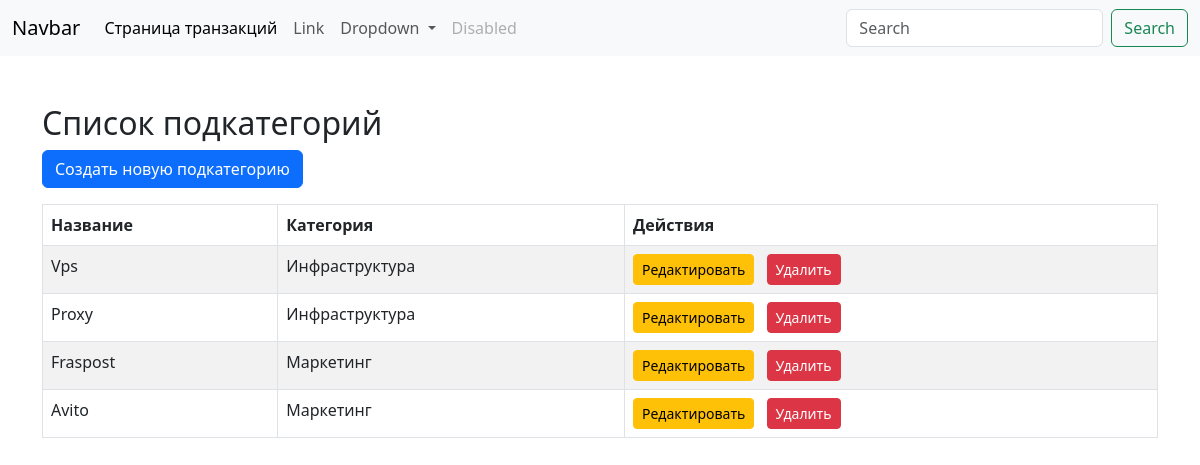
/subcategories/, run on the app's committed database.
### configapp/models/categories.py (models this page shows, shortened)
class Subcategory(models.Model):
    name = models.CharField(max_length=50)
    category = models.ForeignKey('Category', related_name='subcategories', on_delete=models.CASCADE)

class Category(models.Model):
    name = models.CharField(max_length=100)
    type = models.ForeignKey('Type', related_name='categories', on_delete=models.CASCADE)

### configapp/views.py (the view)
# urls.py: path('subcategories/', subcategory_list_view, name='subcategory_list'),
def subcategory_list_view(request):
    subcategories = Subcategory.objects.all()
    return render(request, 'Subcategory/subcategory_list.html', {'subcategories': subcategories})

### configapp/templates/Subcategory/subcategory_list.html (shortened to what this page needs)
<!DOCTYPE html>
<html lang="ru">
<head>
    <link href="https://cdn.jsdelivr.net/npm/bootstrap@5.3.0/dist/css/bootstrap.min.css" rel="stylesheet">
</head>
<body>
    <nav class="navbar navbar-expand-lg bg-light">
        <div class="container-fluid">
            <a class="navbar-brand" href="#">Navbar</a>
            <div class="collapse navbar-collapse" id="navbarSupportedContent">
                <ul class="navbar-nav me-auto mb-2 mb-lg-0">
                    <li class="nav-item">
                        <a class="nav-link active" aria-current="page" href="{% url 'dds_list' %}">Страница транзакций</a>
                    </li>
                    <li class="nav-item">
                        <a class="nav-link" href="#">Link</a>
                    </li>
                    <li class="nav-item dropdown">
                        <a class="nav-link dropdown-toggle" href="#" role="button" data-bs-toggle="dropdown" aria-expanded="false">
                            Dropdown
                        </a>
                    </li>
                    <li class="nav-item">
                        <a class="nav-link disabled">Disabled</a>
                    </li>
                </ul>
                <form class="d-flex" role="search">
                    <input class="form-control me-2" type="search" placeholder="Search" aria-label="Search">
                    <button class="btn btn-outline-success" type="submit">Search</button>
                </form>
            </div>
        </div>
    </nav>
    <div class="container mt-5">
        <h2>Список подкатегорий</h2>
        <a href="{% url 'subcategory_create' %}" class="btn btn-primary mb-3">Создать новую подкатегорию</a>
        <table class="table table-bordered table-striped">
            <thead>
                <tr>
                    <th>Название</th>
                    <th>Категория</th>
                    <th>Действия</th>
                </tr>
            </thead>
            <tbody>
                {% for subcategory in subcategories %}
                <tr>
                    <td>{{ subcategory.name }}</td>
                    <td>{{ subcategory.category.name }}</td>
                    <td>
                        <a href="{% url 'subcategory_edit' subcategory.id %}" class="btn btn-sm btn-warning me-2"> Редактировать</a>
                        <a href="{% url 'subcategory_delete' subcategory.id %}" class="btn btn-sm btn-danger"> Удалить</a>
                    </td>
                </tr>
                {% empty %}
                <tr><td colspan="3">Нет данных</td></tr>
                {% endfor %}
            </tbody>
        </table>
    </div>

### data on the page
Subcategory: name "Vps", category.name "Инфраструктура"
Subcategory: name "Proxy", category.name "Инфраструктура"
Subcategory: name "Fraspost", category.name "Маркетинг"
Subcategory: name "Avito", category.name "Маркетинг"
